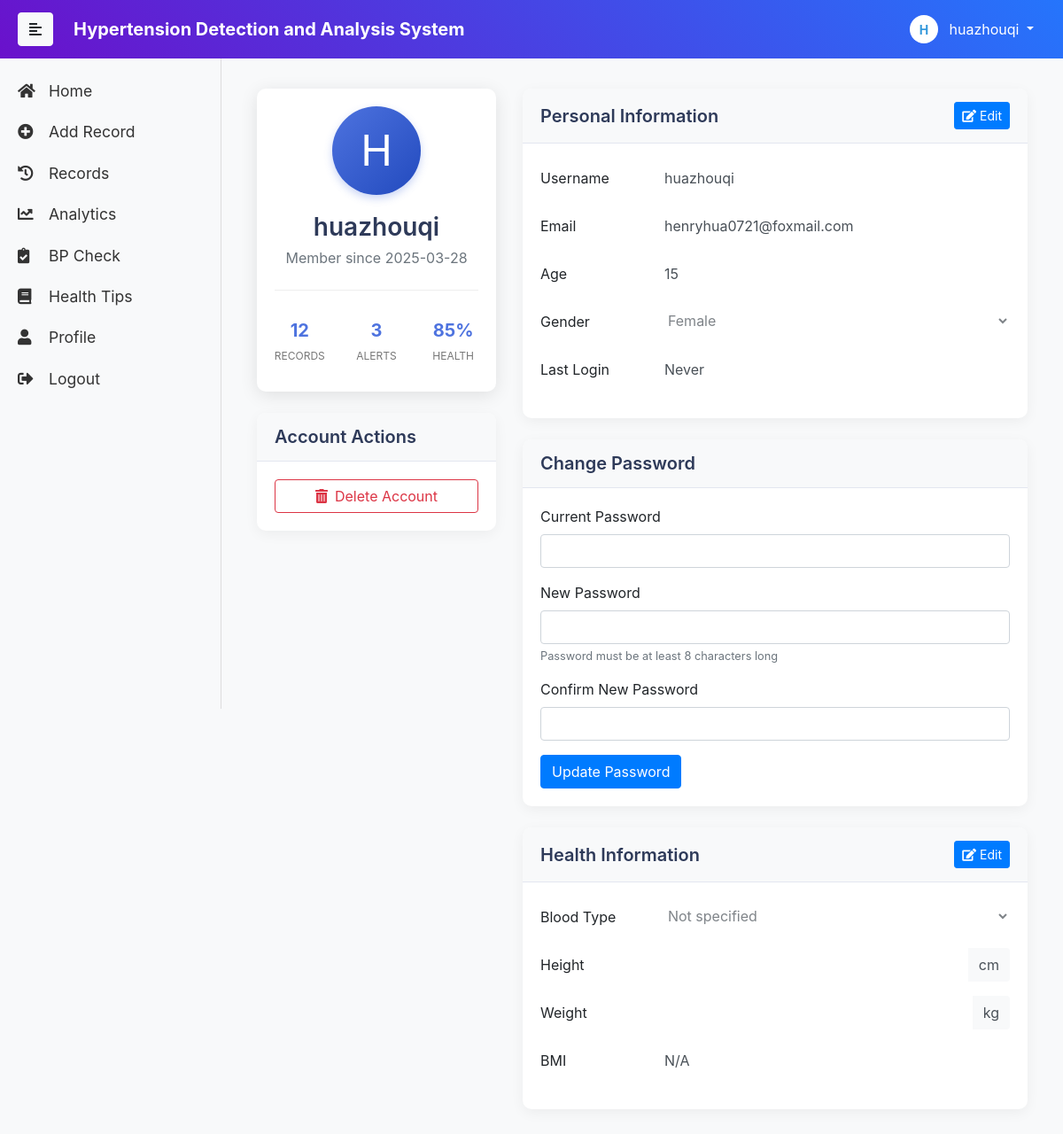
Screenshot of /profile (signed in) with the database file from the repository.
### app.py (models this page shows, shortened)
class User(db.Model, UserMixin):
    __tablename__ = 'users'
    id = db.Column(db.Integer, primary_key=True)
    username = db.Column(db.String(20), unique=True, nullable=False)
    email = db.Column(db.String(120), unique=True, nullable=False)
    password_hash = db.Column(db.String(128), nullable=False)
    is_active = db.Column(db.Boolean, default=True)
    created_at = db.Column(db.DateTime, default=datetime.utcnow)
    last_login = db.Column(db.DateTime)
    age = db.Column(db.Integer)
    gender = db.Column(db.Enum(GenderEnum))
    height = db.Column(db.Float)  # 单位: cm
    weight = db.Column(db.Float)  # 单位: kg
    blood_type = db.Column(db.Enum(BloodTypeEnum))
    has_hypertension = db.Column(db.Boolean, default=False)
    has_diabetes = db.Column(db.Boolean, default=False)
    is_smoker = db.Column(db.Boolean, default=False)
    family_history = db.Column(db.String(500))  # 家族病史
    @property
    def is_authenticated(self):
        return True
    @property
    def bmi(self):
        if self.height and self.weight:
            return round(self.weight / ((self.height/100) ** 2), 1)
        return None
    @property
    def password(self):
        raise AttributeError('password is not a readable attribute')

### app.py (the view)
@app.route('/profile')
@login_required
def personal_center():
    return render_template('profile.html', user=current_user)

### templates/profile.html (shortened to what this page needs)
{% extends "base.html" %}
{% block content %}
<link rel="stylesheet" href="{{ url_for('static', filename='css/profile.css') }}">
<div class="container-fluid">
    <div class="row">
        <div class="col-lg-4">
            <div class="card profile-card mb-4">
                <div class="card-body text-center">
                    <div class="profile-avatar">
                        {{ user.username[0]|upper }}
                    </div>
                    <h3 class="profile-username">{{ user.username }}</h3>
                    <p class="text-muted">Member since {{ user.created_at.strftime('%Y-%m-%d') }}</p>
                    <div class="profile-stats mt-4">
                        <div class="row">
                            <div class="col">
                                <strong>12</strong>
                                <span>Records</span>
                            </div>
                            <div class="col">
                                <strong>3</strong>
                                <span>Alerts</span>
                            </div>
                            <div class="col">
                                <strong>85%</strong>
                                <span>Health</span>
                            </div>
                        </div>
                    </div>
                </div>
            </div>
            <div class="card mb-4">
                <div class="card-header">
                    <h5>Account Actions</h5>
                </div>
                <div class="card-body">
                    <button class="btn btn-outline-danger btn-block" data-toggle="modal" data-target="#deleteAccountModal">
                        <i class="fas fa-trash-alt mr-2"></i>Delete Account
                    </button>
                </div>
            </div>
        </div>
        <div class="col-lg-8">
            <div class="card mb-4">
                <div class="card-header d-flex justify-content-between align-items-center">
                    <h5>Personal Information</h5>
                    <button class="btn btn-sm btn-primary" id="editPersonalInfoBtn">
                        <i class="fas fa-edit mr-1"></i>Edit
                    </button>
                </div>
                <div class="card-body">
                    <form id="personalInfoForm" action="{{ url_for('update_profile') }}" method="POST">
                        <div class="form-group row">
                            <label class="col-sm-3 col-form-label">Username</label>
                            <div class="col-sm-9">
                                <input type="text" class="form-control-plaintext" id="username" name="username"
                                       value="{{ user.username }}" readonly>
                            </div>
                        </div>
                        <div class="form-group row">
                            <label class="col-sm-3 col-form-label">Email</label>
                            <div class="col-sm-9">
                                <input type="email" class="form-control-plaintext" id="email" name="email"
                                       value="{{ user.email }}" readonly>
                            </div>
                        </div>
                        <div class="form-group row">
                            <label class="col-sm-3 col-form-label">Age</label>
                            <div class="col-sm-9">
                                <input type="number" class="form-control-plaintext" id="age" name="age"
                                       value="{{ user.age if user.age else '' }}" readonly>
                            </div>
                        </div>
                        <div class="form-group row">
                            <label class="col-sm-3 col-form-label">Gender</label>
                            <div class="col-sm-9">
                                <select class="form-control-plaintext" id="gender" name="gender" disabled>
                                    <option value="female" {% if user.gender and user.gender.value == 'female' %}selected{% endif %}>Female</option>
                                </select>
                            </div>
                        </div>
                        <div class="form-group row">
                            <label class="col-sm-3 col-form-label">Last Login</label>
                            <div class="col-sm-9">
                                <input type="text" class="form-control-plaintext"
                                       value="{{ user.last_login.strftime('%Y-%m-%d %H:%M') if user.last_login else 'Never' }}" readonly>
                            </div>
                        </div>
                    </form>
                </div>
            </div>
            <div class="card mb-4">
                <div class="card-header">
                    <h5>Change Password</h5>
                </div>
                <div class="card-body">
                    <form id="changePasswordForm" action="{{ url_for('change_password') }}" method="POST">
                        <div class="form-group">
                            <label for="currentPassword">Current Password</label>
                            <input type="password" class="form-control" id="currentPassword" name="currentPassword" required>
                        </div>
                        <div class="form-group">
                            <label for="newPassword">New Password</label>
                            <input type="password" class="form-control" id="newPassword" name="newPassword" required>
                            <small class="form-text text-muted">Password must be at least 8 characters long</small>
                        </div>
                        <div class="form-group">
                            <label for="confirmPassword">Confirm New Password</label>
                            <input type="password" class="form-control" id="confirmPassword" name="confirmPassword" required>
                        </div>
                        <button type="submit" class="btn btn-primary">Update Password</button>
                    </form>
                </div>
            </div>
            <div class="card">
                <div class="card-header d-flex justify-content-between align-items-center">
                    <h5>Health Information</h5>
                    <button class="btn btn-sm btn-primary" id="editHealthInfoBtn">
                        <i class="fas fa-edit mr-1"></i>Edit
                    </button>
                </div>
                <div class="card-body">
                    <form id="healthInfoForm">
                        <div class="form-group row">
                            <label class="col-sm-3 col-form-label">Blood Type</label>
                            <div class="col-sm-9">
                                <select class="form-control-plaintext" id="bloodType" name="bloodType" disabled>
                                    <option value="">Not specified</option>
                                </select>
                            </div>
                        </div>
                        <div class="form-group row">
                            <label class="col-sm-3 col-form-label">Height</label>
                            <div class="col-sm-9">
                                <div class="input-group">
                                    <input type="number" step="0.1" class="form-control-plaintext" id="height" name="height"
                                           value="{{ user.height if user.height else '' }}" readonly>
                                    <div class="input-group-append">
                                        <span class="input-group-text">cm</span>
                                    </div>
                                </div>
                            </div>
                        </div>
                        <div class="form-group row">
                            <label class="col-sm-3 col-form-label">Weight</label>
                            <div class="col-sm-9">
                                <div class="input-group">
                                    <input type="number" step="0.1" class="form-control-plaintext" id="weight" name="weight"
                                           value="{{ user.weight if user.weight else '' }}" readonly>
                                    <div class="input-group-append">
                                        <span class="input-group-text">kg</span>
                                    </div>
                                </div>
                            </div>
                        </div>
                        <div class="form-group row">
                            <label class="col-sm-3 col-form-label">BMI</label>
                            <div class="col-sm-9">
                                <input type="text" class="form-control-plaintext" value="{{ user.bmi if user.bmi else 'N/A' }}" readonly>
                            </div>
                        </div>
                    </form>
                </div>
            </div>
        </div>
    </div>
</div>
{% endblock %}

### templates/base.html (shortened to what this page needs)
<!DOCTYPE html>
<html lang="en">
<head>
    <link href="https://stackpath.bootstrapcdn.com/bootstrap/4.5.2/css/bootstrap.min.css" rel="stylesheet">
    <link rel="stylesheet" href="https://cdnjs.cloudflare.com/ajax/libs/font-awesome/5.15.4/css/all.min.css">
    <link rel="stylesheet" href="{{ url_for('static', filename='css/styles.css') }}">
</head>
<body>
    <nav class="navbar navbar-expand-lg navbar-dark bg-gradient">
        <button type="button" id="sidebarCollapse" class="btn btn-light">
            <i class="fas fa-align-left"></i>
        </button>
        <a class="navbar-brand ml-2" href="#" style="font-weight: bolder; padding-left: 15px;">Hypertension Detection and Analysis System</a>
        <div class="ml-auto">
            {% if current_user.is_authenticated %}
            <div class="dropdown">
                <button class="btn dropdown-toggle text-white" type="button" id="userDropdown" data-toggle="dropdown" aria-haspopup="true" aria-expanded="false">
                    <div class="user-avatar">
                        {{ current_user.username[0]|upper }}
                    </div>
                    <span class="ml-2">{{ current_user.username }}</span>
                </button>
            </div>
            {% else %}
            <div class="d-flex">
                <a href="{{ url_for('login') }}" class="btn btn-outline-light mr-2">Login</a>
                <a href="{{ url_for('register') }}" class="btn btn-light">Register</a>
            </div>
            {% endif %}
        </div>
    </nav>
    <div class="wrapper">
        <nav id="sidebar">
            <ul class="list-unstyled components">
                <li><a href="{{ url_for('index') }}"><i class="fas fa-home" id="fa_home" style="width: 30px;"></i> Home</a></li>
                <li><a href="{{ url_for('add_record') }}"><i class="fas fa-plus-circle" style="width: 30px;"></i> Add Record</a></li>
                <li><a href="{{ url_for('history') }}"><i class="fas fa-history" style="width: 30px;"></i> Records</a></li>
                <li><a href="{{ url_for('data_analysis') }}"><i class="fas fa-chart-line" style="width: 30px;"></i> Analytics</a></li>
                <li><a href="{{ url_for('blood_pressure_assessment') }}"><i class="fas fa-clipboard-check" style="width: 30px;"></i> BP Check</a></li>
                <li><a href="{{ url_for('health_tips') }}"><i class="fas fa-book" style="width: 30px;"></i> Health Tips</a></li>
                {% if current_user.is_authenticated %}
                <li><a href="{{ url_for('personal_center') }}"><i class="fas fa-user" style="width: 30px;"></i> Profile</a></li>
                <li><a href="{{ url_for('logout') }}"><i class="fas fa-sign-out-alt" style="width: 30px;"></i> Logout</a></li>
                {% else %}
                <li><a href="{{ url_for('login') }}"><i class="fas fa-sign-in-alt" style="width: 30px;"></i> Login</a></li>
                <li><a href="{{ url_for('register') }}"><i class="fas fa-user-plus" style="width: 30px;"></i> Sign Up</a></li>
                {% endif %}
            </ul>
        </nav>
        <div id="content">
            <div class="container-fluid">
                {% block content %}{% endblock %}
            </div>
        </div>
    </div>
</body>
</html>

### rows the page displays
User: username "H", username "huazhouqi", created_at "2025-03-28", email "henryhua0721@foxmail.com", age "15", gender "Female", last_login "Never", height "N/A"
